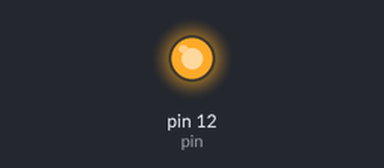
This sketch was run on a simulated Arduino Uno, built with avr-gcc and run on an emulated ATmega328P. On the bench: output pins drawn as LEDs (lit = HIGH). What the sketch prints to the serial monitor is not drawn.

Above: at 5.0 s.
At 15.0 s:
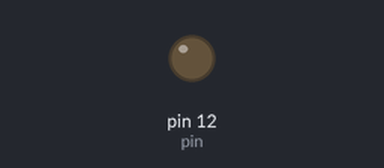
Timing chart, 0 to 26.0 s (numbered marks = the images above):
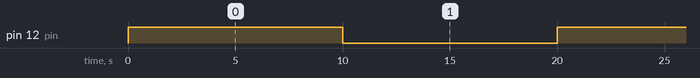

Measured:
- by itself, pin 12 (pin): alternates HIGH for 10.0 s and LOW for 10.0 s

The sketch:

motortest.ino
```cpp
unsigned long lastStateChange = millis();
bool isRunning = true;
const byte pin = 12;

void setup() {
  // put your setup code here, to run once:
  Serial.begin(115200);
  pinMode(pin, OUTPUT);
  digitalWrite(pin, isRunning ? HIGH : LOW);
}

void loop() {
  // put your main code here, to run repeatedly:
  if (millis() - lastStateChange >= 10 * 1000) {
    lastStateChange = millis();

    if (isRunning) {
      isRunning = false;
      digitalWrite(pin, LOW);
    } else {
      isRunning = true;
      digitalWrite(pin, HIGH);
    }
  }
  Serial.print(millis());
  Serial.print(" running: ");
  Serial.println(isRunning);
}
```
